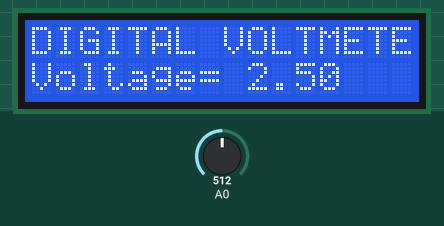
Recording of a sketch running on a simulated Arduino Uno, built with avr-gcc and run on an emulated ATmega328P. Parts: 16×2 character LCD. Inputs (shaded band) come from the test bench; at power-on: A0 = 512.

Above: at 1.2 s.
1.3 s: A0 set to 716
At 2.6 s:
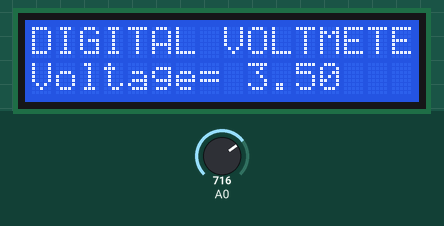
3.0 s: A0 set to 900
At 4.1 s:
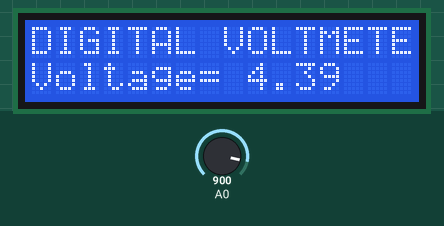
4.5 s: A0 set to 1023
At 5.7 s:
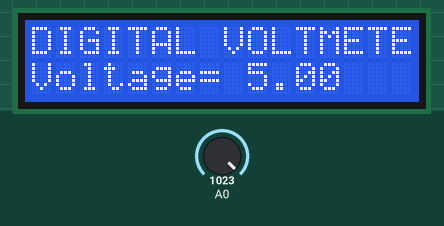
Timing chart, 0 to 7.5 s (numbered marks = the images above; inputs shaded):
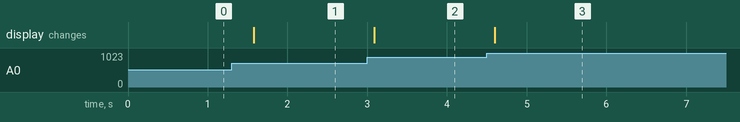

The sketch:

LCD_Voltage_Display.ino
```cpp
//https://www.allaboutcircuits.com/projects/make-a-digital-voltmeter-using-the-arduino/
#include "LiquidCrystal.h"
LiquidCrystal lcd(8, 9, 4, 5, 6, 7);
float input_voltage = 0.0;
float temp=0.0;
void setup()
{
   lcd.begin(16, 2);       //// set up the LCD's number of columns and rows:
   lcd.print("DIGITAL VOLTMETER");
}
void loop()
{
//Conversion formula for voltage
      int analog_value = analogRead(A0);
   input_voltage = (analog_value * 5.0) / 1024.0;
      if (input_voltage < 0.1)
   {
     input_voltage=0.0;
   }
    lcd.setCursor(0, 1); // 0th position, l- second line
    lcd.print("Voltage= ");
    lcd.print(input_voltage);
    delay(300);
}
```

Measured:
- after the input at 1.3 s, the display: changes after 0.28 s (image 1)
- after the input at 3.0 s, the display: changes after 0.09 s (image 2)
- after the input at 4.5 s, the display: changes after 0.10 s (image 3)
